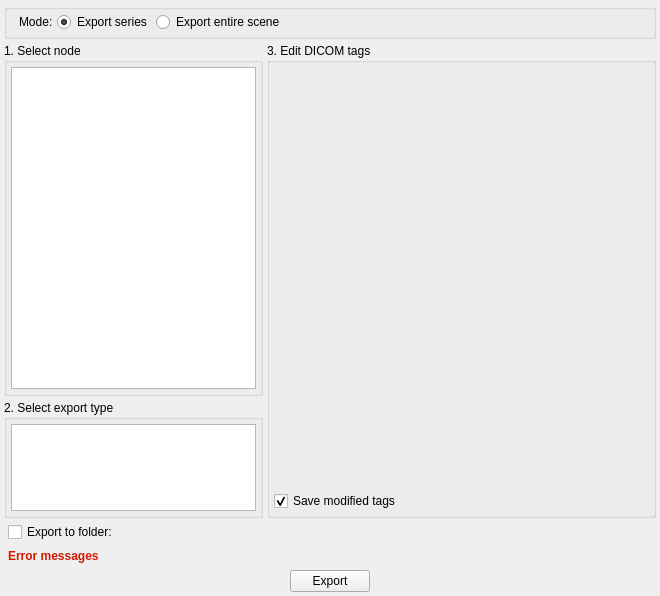
<?xml version="1.0" encoding="UTF-8"?>
<ui version="4.0">
 <class>qCjyxDICOMExportDialog</class>
 <widget class="QDialog" name="qCjyxDICOMExportDialog">
  <property name="geometry">
   <rect>
    <x>0</x>
    <y>0</y>
    <width>660</width>
    <height>596</height>
   </rect>
  </property>
  <property name="minimumSize">
   <size>
    <width>420</width>
    <height>0</height>
   </size>
  </property>
  <property name="windowTitle">
   <string>DICOM Export</string>
  </property>
  <layout class="QVBoxLayout" name="verticalLayout">
   <property name="spacing">
    <number>4</number>
   </property>
   <property name="leftMargin">
    <number>4</number>
   </property>
   <property name="topMargin">
    <number>4</number>
   </property>
   <property name="rightMargin">
    <number>4</number>
   </property>
   <property name="bottomMargin">
    <number>4</number>
   </property>
   <item>
    <widget class="QGroupBox" name="groupBox_4">
     <property name="title">
      <string/>
     </property>
     <layout class="QGridLayout" name="gridLayout_4">
      <property name="leftMargin">
       <number>4</number>
      </property>
      <property name="topMargin">
       <number>2</number>
      </property>
      <property name="rightMargin">
       <number>4</number>
      </property>
      <property name="bottomMargin">
       <number>4</number>
      </property>
      <property name="spacing">
       <number>4</number>
      </property>
      <item row="0" column="0">
       <layout class="QHBoxLayout" name="horizontalLayout">
        <property name="spacing">
         <number>4</number>
        </property>
        <property name="leftMargin">
         <number>8</number>
        </property>
        <property name="rightMargin">
         <number>8</number>
        </property>
        <item>
         <widget class="QLabel" name="label">
          <property name="text">
           <string>Mode:</string>
          </property>
         </widget>
        </item>
        <item>
         <widget class="QRadioButton" name="ExportSeriesRadioButton">
          <property name="toolTip">
           <string>Export selected data to standard DICOM fields.
Created data objects are compatible with most standard DICOM software.</string>
          </property>
          <property name="text">
           <string>Export series</string>
          </property>
          <property name="checked">
           <bool>true</bool>
          </property>
         </widget>
        </item>
        <item>
         <widget class="QRadioButton" name="ExportEntireSceneRadioButton">
          <property name="toolTip">
           <string>Save the entire scene, with all data and display settings embedded in private fields.
The file can be stored on standard image archival systems and used in this application,
but cannot be interpreted by most standard DICOM imaging applications.</string>
          </property>
          <property name="text">
           <string>Export entire scene</string>
          </property>
         </widget>
        </item>
        <item>
         <spacer name="horizontalSpacer_4">
          <property name="orientation">
           <enum>Qt::Horizontal</enum>
          </property>
          <property name="sizeHint" stdset="0">
           <size>
            <width>40</width>
            <height>20</height>
           </size>
          </property>
         </spacer>
        </item>
       </layout>
      </item>
     </layout>
    </widget>
   </item>
   <item>
    <layout class="QHBoxLayout" name="horizontalLayout_5">
     <property name="spacing">
      <number>4</number>
     </property>
     <item>
      <widget class="QFrame" name="frame">
       <property name="sizePolicy">
        <sizepolicy hsizetype="Expanding" vsizetype="Preferred">
         <horstretch>2</horstretch>
         <verstretch>0</verstretch>
        </sizepolicy>
       </property>
       <property name="frameShape">
        <enum>QFrame::NoFrame</enum>
       </property>
       <property name="frameShadow">
        <enum>QFrame::Raised</enum>
       </property>
       <layout class="QGridLayout" name="gridLayout_5">
        <property name="leftMargin">
         <number>0</number>
        </property>
        <property name="topMargin">
         <number>0</number>
        </property>
        <property name="rightMargin">
         <number>0</number>
        </property>
        <property name="bottomMargin">
         <number>0</number>
        </property>
        <property name="spacing">
         <number>4</number>
        </property>
        <item row="0" column="0">
         <widget class="QGroupBox" name="groupBox_1SelectNode">
          <property name="sizePolicy">
           <sizepolicy hsizetype="Preferred" vsizetype="Expanding">
            <horstretch>0</horstretch>
            <verstretch>3</verstretch>
           </sizepolicy>
          </property>
          <property name="title">
           <string>1. Select node</string>
          </property>
          <layout class="QGridLayout" name="gridLayout">
           <property name="leftMargin">
            <number>4</number>
           </property>
           <property name="topMargin">
            <number>4</number>
           </property>
           <property name="rightMargin">
            <number>4</number>
           </property>
           <property name="bottomMargin">
            <number>4</number>
           </property>
           <property name="spacing">
            <number>4</number>
           </property>
           <item row="0" column="0">
            <widget class="qMRMLSubjectHierarchyTreeView" name="SubjectHierarchyTreeView">
             <property name="sizePolicy">
              <sizepolicy hsizetype="Preferred" vsizetype="Preferred">
               <horstretch>0</horstretch>
               <verstretch>0</verstretch>
              </sizepolicy>
             </property>
             <property name="contextMenuEnabled">
              <bool>false</bool>
             </property>
            </widget>
           </item>
          </layout>
         </widget>
        </item>
        <item row="1" column="0">
         <widget class="QGroupBox" name="groupBox_2SelectExportType">
          <property name="sizePolicy">
           <sizepolicy hsizetype="Preferred" vsizetype="Expanding">
            <horstretch>0</horstretch>
            <verstretch>1</verstretch>
           </sizepolicy>
          </property>
          <property name="title">
           <string>2. Select export type</string>
          </property>
          <layout class="QGridLayout" name="gridLayout_2">
           <property name="leftMargin">
            <number>4</number>
           </property>
           <property name="topMargin">
            <number>4</number>
           </property>
           <property name="rightMargin">
            <number>4</number>
           </property>
           <property name="bottomMargin">
            <number>4</number>
           </property>
           <property name="spacing">
            <number>4</number>
           </property>
           <item row="0" column="0">
            <widget class="QListWidget" name="ExportablesListWidget">
             <property name="sizePolicy">
              <sizepolicy hsizetype="Preferred" vsizetype="Preferred">
               <horstretch>0</horstretch>
               <verstretch>0</verstretch>
              </sizepolicy>
             </property>
            </widget>
           </item>
          </layout>
         </widget>
        </item>
       </layout>
      </widget>
     </item>
     <item>
      <widget class="QGroupBox" name="groupBox_3EditDICOMTags">
       <property name="sizePolicy">
        <sizepolicy hsizetype="Preferred" vsizetype="Preferred">
         <horstretch>3</horstretch>
         <verstretch>0</verstretch>
        </sizepolicy>
       </property>
       <property name="title">
        <string>3. Edit DICOM tags</string>
       </property>
       <layout class="QVBoxLayout" name="verticalLayout_2">
        <property name="spacing">
         <number>4</number>
        </property>
        <property name="leftMargin">
         <number>4</number>
        </property>
        <property name="topMargin">
         <number>4</number>
        </property>
        <property name="rightMargin">
         <number>4</number>
        </property>
        <property name="bottomMargin">
         <number>4</number>
        </property>
        <item>
         <widget class="qCjyxDICOMTagEditorWidget" name="DICOMTagEditorWidget">
          <property name="sizePolicy">
           <sizepolicy hsizetype="Preferred" vsizetype="Expanding">
            <horstretch>0</horstretch>
            <verstretch>0</verstretch>
           </sizepolicy>
          </property>
         </widget>
        </item>
        <item>
         <widget class="QCheckBox" name="SaveTagsCheckBox">
          <property name="toolTip">
           <string>If checked, the manually edited tags will be saved into the scene, preserved for the next export. If unchecked, temporary changes can be made, only for this export operation.</string>
          </property>
          <property name="text">
           <string>Save modified tags</string>
          </property>
          <property name="checked">
           <bool>true</bool>
          </property>
         </widget>
        </item>
       </layout>
      </widget>
     </item>
    </layout>
   </item>
   <item>
    <widget class="QFrame" name="ExportFrame">
     <property name="frameShape">
      <enum>QFrame::NoFrame</enum>
     </property>
     <property name="frameShadow">
      <enum>QFrame::Raised</enum>
     </property>
     <layout class="QHBoxLayout" name="horizontalLayout_2">
      <property name="leftMargin">
       <number>4</number>
      </property>
      <property name="topMargin">
       <number>0</number>
      </property>
      <property name="rightMargin">
       <number>4</number>
      </property>
      <property name="bottomMargin">
       <number>0</number>
      </property>
      <item>
       <widget class="QCheckBox" name="ExportToFolderCheckBox">
        <property name="toolTip">
         <string>If checked, the exported DICOM files will be written into the specified folder.
If unchecked, the exported dataset will be added to the DICOM database.</string>
        </property>
        <property name="text">
         <string>Export to folder:</string>
        </property>
       </widget>
      </item>
      <item>
       <widget class="ctkPathLineEdit" name="PathLineEdit_OutputFolder">
        <property name="enabled">
         <bool>false</bool>
        </property>
        <property name="toolTip">
         <string>Exported DICOM files into this folder instead of the application's DICOM database.</string>
        </property>
        <property name="filters">
         <set>ctkPathLineEdit::Dirs|ctkPathLineEdit::Drives|ctkPathLineEdit::Executable|ctkPathLineEdit::NoDot|ctkPathLineEdit::NoDotDot|ctkPathLineEdit::PermissionMask|ctkPathLineEdit::Readable|ctkPathLineEdit::Writable</set>
        </property>
        <property name="options">
         <set>ctkPathLineEdit::ShowDirsOnly</set>
        </property>
        <property name="settingKey">
         <string>DICOM/ExportFolder</string>
        </property>
       </widget>
      </item>
     </layout>
    </widget>
   </item>
   <item>
    <layout class="QHBoxLayout" name="horizontalLayout_6">
     <property name="leftMargin">
      <number>4</number>
     </property>
     <property name="rightMargin">
      <number>4</number>
     </property>
     <item>
      <widget class="QLabel" name="ErrorLabel">
       <property name="palette">
        <palette>
         <active>
          <colorrole role="WindowText">
           <brush brushstyle="SolidPattern">
            <color alpha="255">
             <red>212</red>
             <green>26</green>
             <blue>1</blue>
            </color>
           </brush>
          </colorrole>
         </active>
         <inactive>
          <colorrole role="WindowText">
           <brush brushstyle="SolidPattern">
            <color alpha="255">
             <red>212</red>
             <green>26</green>
             <blue>1</blue>
            </color>
           </brush>
          </colorrole>
         </inactive>
         <disabled>
          <colorrole role="WindowText">
           <brush brushstyle="SolidPattern">
            <color alpha="255">
             <red>120</red>
             <green>120</green>
             <blue>120</blue>
            </color>
           </brush>
          </colorrole>
         </disabled>
        </palette>
       </property>
       <property name="font">
        <font>
         <weight>75</weight>
         <bold>true</bold>
        </font>
       </property>
       <property name="text">
        <string>Error messages</string>
       </property>
      </widget>
     </item>
     <item>
      <spacer name="horizontalSpacer_3">
       <property name="orientation">
        <enum>Qt::Horizontal</enum>
       </property>
       <property name="sizeHint" stdset="0">
        <size>
         <width>40</width>
         <height>20</height>
        </size>
       </property>
      </spacer>
     </item>
    </layout>
   </item>
   <item>
    <layout class="QHBoxLayout" name="horizontalLayout_4">
     <item>
      <spacer name="horizontalSpacer_2">
       <property name="orientation">
        <enum>Qt::Horizontal</enum>
       </property>
       <property name="sizeHint" stdset="0">
        <size>
         <width>40</width>
         <height>20</height>
        </size>
       </property>
      </spacer>
     </item>
     <item>
      <widget class="QPushButton" name="ExportButton">
       <property name="text">
        <string>Export</string>
       </property>
       <property name="autoDefault">
        <bool>false</bool>
       </property>
      </widget>
     </item>
     <item>
      <spacer name="horizontalSpacer">
       <property name="orientation">
        <enum>Qt::Horizontal</enum>
       </property>
       <property name="sizeHint" stdset="0">
        <size>
         <width>40</width>
         <height>20</height>
        </size>
       </property>
      </spacer>
     </item>
    </layout>
   </item>
  </layout>
 </widget>
 <customwidgets>
  <customwidget>
   <class>qCjyxDICOMTagEditorWidget</class>
   <extends>QWidget</extends>
   <header>qCjyxDICOMTagEditorWidget.h</header>
  </customwidget>
  <customwidget>
   <class>qMRMLSubjectHierarchyTreeView</class>
   <extends>QTreeView</extends>
   <header>qMRMLSubjectHierarchyTreeView.h</header>
  </customwidget>
  <customwidget>
   <class>ctkPathLineEdit</class>
   <extends>QWidget</extends>
   <header>ctkPathLineEdit.h</header>
  </customwidget>
 </customwidgets>
 <resources/>
 <connections>
  <connection>
   <sender>ExportToFolderCheckBox</sender>
   <signal>toggled(bool)</signal>
   <receiver>PathLineEdit_OutputFolder</receiver>
   <slot>setEnabled(bool)</slot>
   <hints>
    <hint type="sourcelabel">
     <x>85</x>
     <y>439</y>
    </hint>
    <hint type="destinationlabel">
     <x>129</x>
     <y>437</y>
    </hint>
   </hints>
  </connection>
 </connections>
</ui>
